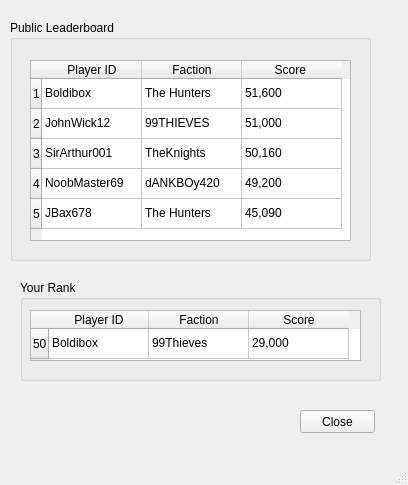
<?xml version="1.0" encoding="UTF-8"?>
<ui version="4.0">
 <class>MainWindow</class>
 <widget class="QMainWindow" name="MainWindow">
  <property name="geometry">
   <rect>
    <x>0</x>
    <y>0</y>
    <width>408</width>
    <height>485</height>
   </rect>
  </property>
  <property name="windowTitle">
   <string>MainWindow</string>
  </property>
  <widget class="QWidget" name="centralwidget">
   <widget class="QPushButton" name="pushButton">
    <property name="geometry">
     <rect>
      <x>300</x>
      <y>410</y>
      <width>75</width>
      <height>23</height>
     </rect>
    </property>
    <property name="text">
     <string>Close</string>
    </property>
   </widget>
   <widget class="QGroupBox" name="groupBox">
    <property name="geometry">
     <rect>
      <x>10</x>
      <y>20</y>
      <width>361</width>
      <height>241</height>
     </rect>
    </property>
    <property name="title">
     <string>Public Leaderboard</string>
    </property>
    <widget class="QTableWidget" name="tableWidget">
     <property name="geometry">
      <rect>
       <x>20</x>
       <y>40</y>
       <width>321</width>
       <height>181</height>
      </rect>
     </property>
     <row>
      <property name="text">
       <string>1</string>
      </property>
     </row>
     <row>
      <property name="text">
       <string>2</string>
      </property>
     </row>
     <row>
      <property name="text">
       <string>3</string>
      </property>
     </row>
     <row>
      <property name="text">
       <string>4</string>
      </property>
     </row>
     <row>
      <property name="text">
       <string>5</string>
      </property>
     </row>
     <column>
      <property name="text">
       <string>Player ID</string>
      </property>
     </column>
     <column>
      <property name="text">
       <string>Faction</string>
      </property>
     </column>
     <column>
      <property name="text">
       <string>Score </string>
      </property>
     </column>
     <item row="0" column="0">
      <property name="text">
       <string>Boldibox</string>
      </property>
     </item>
     <item row="0" column="1">
      <property name="text">
       <string>The Hunters</string>
      </property>
     </item>
     <item row="0" column="2">
      <property name="text">
       <string>51,600</string>
      </property>
     </item>
     <item row="1" column="0">
      <property name="text">
       <string>JohnWick12</string>
      </property>
     </item>
     <item row="1" column="1">
      <property name="text">
       <string>99THIEVES</string>
      </property>
     </item>
     <item row="1" column="2">
      <property name="text">
       <string>51,000</string>
      </property>
     </item>
     <item row="2" column="0">
      <property name="text">
       <string>SirArthur001</string>
      </property>
     </item>
     <item row="2" column="1">
      <property name="text">
       <string>TheKnights</string>
      </property>
     </item>
     <item row="2" column="2">
      <property name="text">
       <string>50,160</string>
      </property>
     </item>
     <item row="3" column="0">
      <property name="text">
       <string>NoobMaster69</string>
      </property>
     </item>
     <item row="3" column="1">
      <property name="text">
       <string>dANKBOy420</string>
      </property>
     </item>
     <item row="3" column="2">
      <property name="text">
       <string>49,200</string>
      </property>
     </item>
     <item row="4" column="0">
      <property name="text">
       <string>JBax678</string>
      </property>
     </item>
     <item row="4" column="1">
      <property name="text">
       <string>The Hunters</string>
      </property>
     </item>
     <item row="4" column="2">
      <property name="text">
       <string>45,090</string>
      </property>
     </item>
    </widget>
   </widget>
   <widget class="QGroupBox" name="groupBox_2">
    <property name="geometry">
     <rect>
      <x>20</x>
      <y>280</y>
      <width>361</width>
      <height>101</height>
     </rect>
    </property>
    <property name="title">
     <string>Your Rank</string>
    </property>
    <widget class="QTableWidget" name="tableWidget_2">
     <property name="geometry">
      <rect>
       <x>10</x>
       <y>30</y>
       <width>331</width>
       <height>51</height>
      </rect>
     </property>
     <row>
      <property name="text">
       <string>50</string>
      </property>
     </row>
     <column>
      <property name="text">
       <string>Player ID</string>
      </property>
     </column>
     <column>
      <property name="text">
       <string>Faction</string>
      </property>
     </column>
     <column>
      <property name="text">
       <string>Score</string>
      </property>
     </column>
     <item row="0" column="0">
      <property name="text">
       <string>Boldibox</string>
      </property>
     </item>
     <item row="0" column="1">
      <property name="text">
       <string>99Thieves</string>
      </property>
     </item>
     <item row="0" column="2">
      <property name="text">
       <string>29,000</string>
      </property>
     </item>
    </widget>
   </widget>
  </widget>
  <widget class="QMenuBar" name="menubar">
   <property name="geometry">
    <rect>
     <x>0</x>
     <y>0</y>
     <width>408</width>
     <height>21</height>
    </rect>
   </property>
  </widget>
  <widget class="QStatusBar" name="statusbar"/>
 </widget>
 <resources/>
 <connections/>
</ui>
